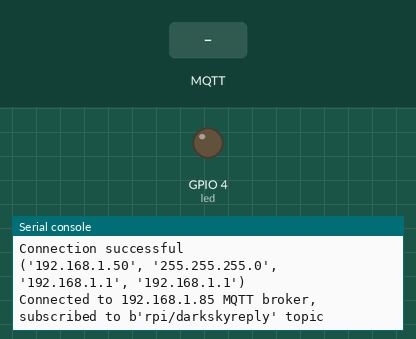
This program was run on a simulated ESP8266 board running MicroPython. Shown: output pins drawn as LEDs (lit = HIGH), the last lines printed to the serial console. Inputs (shaded band) come from the test bench. WiFi joins after 1.5 s; no MQTT or app messages arrive unless stated; the clock reads 2024-03-15 10:24:30 at power-on unless the program sets it.

Above: at 2.8 s.
2.9 s: MQTT message "notification" arrives on the first subscribed topic
At 7.6 s:
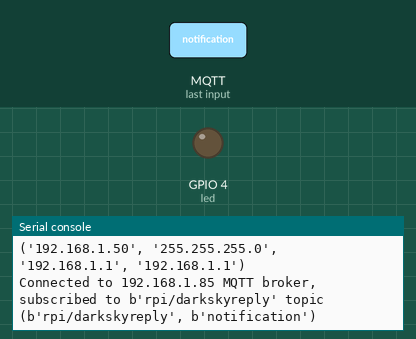
8.1 s: MQTT message "received" arrives on the first subscribed topic
At 12.7 s:
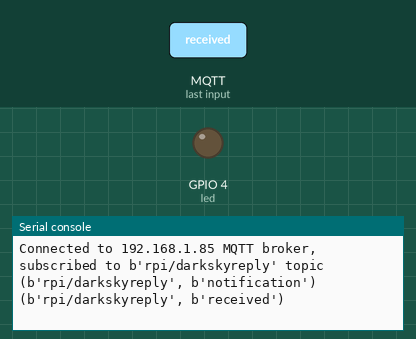
13.1 s: MQTT message "1" arrives on the first subscribed topic
At 17.8 s:
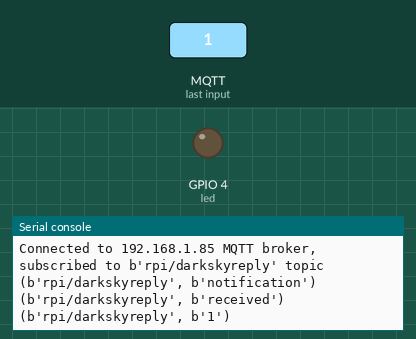

Measured:
- after the input at 2.9 s, the serial console: prints a new line after 3.8 s (image 1)
- after the input at 8.1 s, the serial console: prints a new line after 3.6 s (image 2)
- after the input at 13.1 s, the serial console: prints a new line after 3.6 s (image 3)

The program:

main.py
```python
# Complete project details at https://RandomNerdTutorials.com
import machine
led = machine.Pin(4, machine.Pin.OUT)

######################


rtc = machine.RTC() # Clock for deepsleep
rtc.irq(trigger=rtc.ALARM0, wake=machine.DEEPSLEEP)
#adc = machine.ADC(0) # Pin to Read sensor voltage

def sub_cb(topic, msg):
  print((topic, msg))
  if topic == b'notification' and msg == b'received':
    print('ESP received hello message')

def connect_and_subscribe():
  global client_id, mqtt_server, topic_sub
  client = MQTTClient(client_id, mqtt_server)
  client.set_callback(sub_cb)
  client.connect()
  client.subscribe(topic_sub)
  print('Connected to %s MQTT broker, subscribed to %s topic' % (mqtt_server, topic_sub))
  return client

def restart_and_reconnect():
  print('Failed to connect to MQTT broker. Reconnecting...')
  time.sleep(10)
  machine.reset()

try:

  client = connect_and_subscribe()
#  print('1')
except OSError as e:
  restart_and_reconnect()

while True:
  try:

    client.check_msg()
#    if (time.time() - last_message) > message_interval:
    msg = b'check sweetness' #% counter
    client.publish(topic_pub, msg)
    last_message = time.time()
    #counter += 1
    time.sleep(5)

  except OSError as e:
    restart_and_reconnect()
############
```

boot.py
```python
# Followed this guide to get started: https://randomnerdtutorials.com/micropython-mqtt-esp32-esp8266/
# using umqttsimple for the MQTT micropython library. It needs umqttsimple.py downloaded from the above tutorial and placed in main folder
# with boot.py and main.py

# Complete project details at https://RandomNerdTutorials.com

import time
from umqttsimple import MQTTClient
import ubinascii
import machine
import micropython
import network
import esp
esp.osdebug(None)
import gc
gc.collect()

ssid = 'Crockett'
password = 'texpa-18'
mqtt_server = '192.168.1.85'
#EXAMPLE IP ADDRESS
#mqtt_server = '192.168.1.144'
client_id = ubinascii.hexlify(machine.unique_id())
topic_sub = b'rpi/darkskyreply'
topic_pub = b'espsoil/data'

last_message = 0
message_interval = 5
counter = 0

station = network.WLAN(network.STA_IF)

station.active(True)
station.connect(ssid, password)

while station.isconnected() == False:
  pass

print('Connection successful')
print(station.ifconfig())
```
